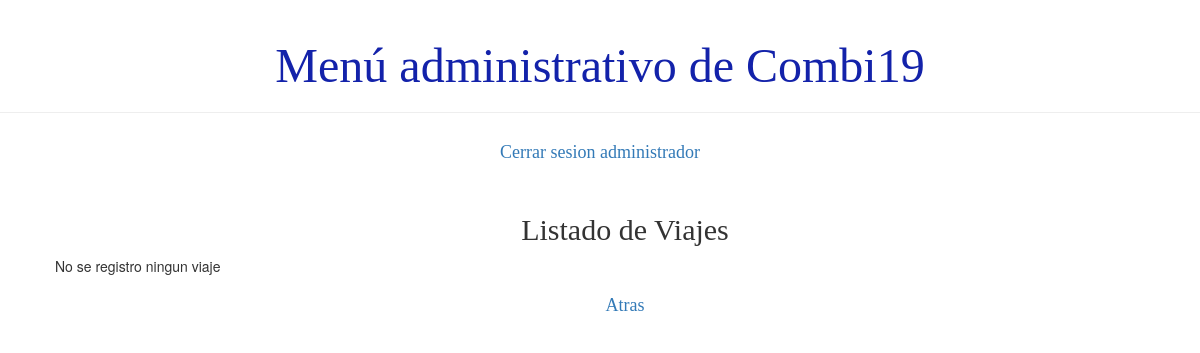
/usuario/listaViaje, run on an earlier commit of the app's database.
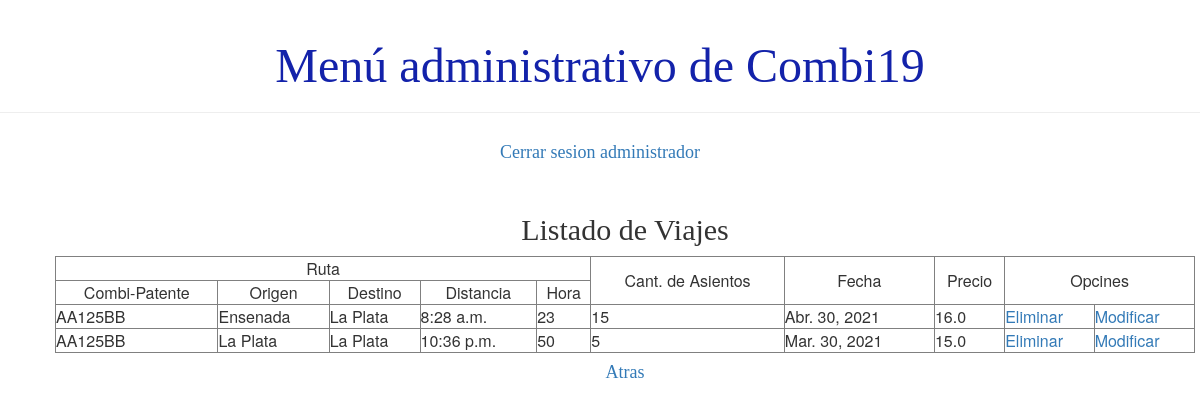
And on a later commit of the database.
### demo1/models.py (models this page shows, shortened)
class Combi(models.Model):
    TIPOS_COMBI = (
        ('C', 'Cama'),
        ('S', 'Semicama'),
    )
    chofer = models.ForeignKey(Chofer, on_delete=models.CASCADE)
    patente = models.CharField(max_length=10)
    tipo = models.CharField(max_length=1, choices=TIPOS_COMBI)
    modelo = models.CharField(max_length=40)
    asientos = models.IntegerField()
    activo = models.BooleanField(default=True)

class Lugar(models.Model):
    nombre_de_lugar = models.CharField(max_length=50)
    provincia = models.CharField(max_length=40)
    activo = models.BooleanField(default=True)

class Ruta(models.Model):
    combi = models.ForeignKey(Combi, on_delete=models.CASCADE)
    origen = models.ForeignKey(Lugar, on_delete=models.CASCADE, related_name='origen')
    destino = models.ForeignKey(Lugar, on_delete=models.CASCADE, related_name='destino')
    hora = models.TimeField()
    distancia = models.IntegerField()
    activo = models.BooleanField(default=True)

class Viaje(models.Model):
    ruta = models.ForeignKey(Ruta, on_delete=models.CASCADE)
    insumos = models.ManyToManyField(Insumo)
    fecha = models.DateField()
    precio = models.FloatField()
    asientos = models.IntegerField()
    activo = models.BooleanField(default=True)
    class Meta:
        unique_together = ('ruta', 'fecha',)

### demo1/views.py (the view)
# urls.py: path('usuario/listaViaje', views.listado_viaje ,name='listado_viaje'),
def listado_viaje(request):
    viajes=armarFilaViaje()
    paginator= Paginator(viajes, 10)
    cantidad=False if (paginator.count == 0) else True
    page_number = request.GET.get('page')
    page_obj = paginator.get_page(page_number)
    return render(request, 'demo1/listados/listado_viaje.html', {'page_obj':page_obj, 'cantidad':cantidad})

### demo1/views.py (called while the page is built)
def armarFilaViaje():
    viajes=Viaje.objects.filter(activo=True).values()
    lista=[]
    for v in viajes:
        r=Ruta.objects.filter(id=v['ruta_id']).values()
        combi=Combi.objects.filter(id=r[0]['combi_id']).values()
        o=Lugar.objects.filter(id=r[0]['origen_id']).values()
        d=Lugar.objects.filter(id=r[0]['destino_id']).values()
        dic={'patente':combi[0]['patente'], 'origen':o[0]['nombre_de_lugar'], 'destino':d[0]['nombre_de_lugar'],
            'hora': r[0]['hora'], 'distancia':r[0]['distancia'], 'cant': v['asientos'], 'fecha':v['fecha'], 'precio':v['precio'], 'pk':v['id']}
        lista.append(dic)
    return lista

### demo1/templates/demo1/listados/listado_viaje.html (shortened to what this page needs)
{% extends 'demo1/base.html' %}
{% block content %}
<div class="card">
    <h2>Listado de Viajes</h2>
</div>
    <div >
    <table class="tablalista" width=100% border="1">
        <tbody>
        {% if cantidad %}
            <tr>
                <td align="center" colspan="5">Ruta</td>
                <td align="center" rowspan="2">Cant. de Asientos</td>
                <td align="center" rowspan="2">Fecha</td>
                <td align="center" rowspan="2">Precio</td>
                <td align="center" rowspan="2" colspan="2">Opcines</td>
            </tr>
            <tr>
                <td align="center">Combi-Patente</td>
                <td align="center">Origen</td>
                <td align="center">Destino</td>
                <td align="center">Distancia</td>
                <td align="center">Hora</td>
            </tr>
            {% for v in page_obj %}
                <tr>
                    <td>{{ v.patente }}</td>
                    <td>{{ v.origen }}</td>
                    <td>{{ v.destino }}</td>
                    <td>{{ v.hora }}</td>
                    <td>{{ v.distancia }}</td>
                    <td>{{ v.cant }}</td>
                    <td>{{ v.fecha }}</td>
                    <td>{{ v.precio }}</td>
                    <td>
                        <a href="{% url 'eliminar_viaje' pk=v.pk%}">Eliminar</a></td>
                    <td>
                        <a href="{% url 'modificar_viaje' pk=v.pk%}">Modificar</a>
                    </td>
                </tr>
            {% endfor %}
        {% else %}
            <p>No se registro ningun viaje</p>
        {% endif %}
    </tbody>
    </table>
    </div>
<div class="card"><h4><a href="{% url 'principal' %}">Atras</a></h4></div>
{% endblock %}

What changed in the data, as far as the page shows it:
now on this page (row edited): Combi: patente "AA125BB" "AA125BB"
now on this page (row unchanged): Lugar: origen "Ensenada"
now on this page (row unchanged): Lugar: destino "La Plata" "La Plata", origen "La Plata"
now on this page (row unchanged): Ruta: hora "8:28 a.m."
added Viaje: fecha "Abr. 30, 2021", precio "16.0"
now on this page (row unchanged): Ruta: hora "10:36 p.m."
added Viaje: fecha "Mar. 30, 2021", precio "15.0"
Also different on the page:
text no longer shown: "No se registro ningun viaje"
text now shown: "Ruta Cant. de Asientos Fecha Precio Opcines Combi-Patente Origen Destino Distancia Hora"
new list line: "23 15 Eliminar Modificar"
new list line: "50 5 Eliminar Modificar"
